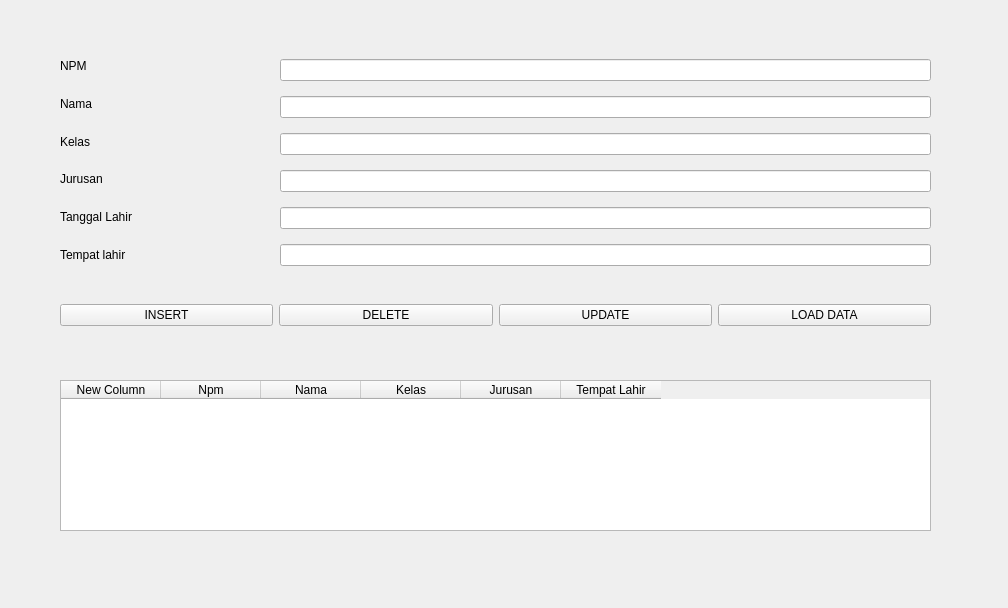
<?xml version="1.0" encoding="UTF-8"?>
<ui version="4.0">
 <class>Form</class>
 <widget class="QWidget" name="Form">
  <property name="geometry">
   <rect>
    <x>0</x>
    <y>0</y>
    <width>1008</width>
    <height>608</height>
   </rect>
  </property>
  <property name="windowTitle">
   <string>Form</string>
  </property>
  <widget class="QWidget" name="verticalLayoutWidget">
   <property name="geometry">
    <rect>
     <x>60</x>
     <y>50</y>
     <width>201</width>
     <height>221</height>
    </rect>
   </property>
   <layout class="QVBoxLayout" name="verticalLayout">
    <item>
     <widget class="QLabel" name="labelnpm">
      <property name="text">
       <string>NPM</string>
      </property>
     </widget>
    </item>
    <item>
     <widget class="QLabel" name="labelnama">
      <property name="text">
       <string>Nama</string>
      </property>
     </widget>
    </item>
    <item>
     <widget class="QLabel" name="labelkelas">
      <property name="text">
       <string>Kelas</string>
      </property>
     </widget>
    </item>
    <item>
     <widget class="QLabel" name="labeljurusan">
      <property name="text">
       <string>Jurusan</string>
      </property>
     </widget>
    </item>
    <item>
     <widget class="QLabel" name="labeltaglahir">
      <property name="text">
       <string>Tanggal Lahir</string>
      </property>
     </widget>
    </item>
    <item>
     <widget class="QLabel" name="labeltlahir">
      <property name="text">
       <string>Tempat lahir</string>
      </property>
     </widget>
    </item>
   </layout>
  </widget>
  <widget class="QWidget" name="verticalLayoutWidget_2">
   <property name="geometry">
    <rect>
     <x>280</x>
     <y>50</y>
     <width>651</width>
     <height>231</height>
    </rect>
   </property>
   <layout class="QVBoxLayout" name="verticalLayout_2">
    <item>
     <widget class="QLineEdit" name="lineEditnpm"/>
    </item>
    <item>
     <widget class="QLineEdit" name="lineEditnama"/>
    </item>
    <item>
     <widget class="QLineEdit" name="lineEditkelas"/>
    </item>
    <item>
     <widget class="QLineEdit" name="lineEdit_3"/>
    </item>
    <item>
     <widget class="QLineEdit" name="lineEdittaglahir"/>
    </item>
    <item>
     <widget class="QLineEdit" name="lineEdittlahir"/>
    </item>
   </layout>
  </widget>
  <widget class="QWidget" name="horizontalLayoutWidget">
   <property name="geometry">
    <rect>
     <x>60</x>
     <y>290</y>
     <width>871</width>
     <height>51</height>
    </rect>
   </property>
   <layout class="QHBoxLayout" name="horizontalLayout">
    <item>
     <widget class="QPushButton" name="pushButtoninsert">
      <property name="text">
       <string>INSERT</string>
      </property>
     </widget>
    </item>
    <item>
     <widget class="QPushButton" name="pushButtondelete">
      <property name="text">
       <string>DELETE</string>
      </property>
     </widget>
    </item>
    <item>
     <widget class="QPushButton" name="pushButtonupdate">
      <property name="text">
       <string>UPDATE</string>
      </property>
     </widget>
    </item>
    <item>
     <widget class="QPushButton" name="pushButtonload">
      <property name="text">
       <string>LOAD DATA</string>
      </property>
     </widget>
    </item>
   </layout>
  </widget>
  <widget class="QWidget" name="verticalLayoutWidget_3">
   <property name="geometry">
    <rect>
     <x>60</x>
     <y>380</y>
     <width>871</width>
     <height>151</height>
    </rect>
   </property>
   <layout class="QVBoxLayout" name="verticalLayout_3">
    <item>
     <widget class="QTableWidget" name="tableWidget">
      <column>
       <property name="text">
        <string>New Column</string>
       </property>
      </column>
      <column>
       <property name="text">
        <string>Npm</string>
       </property>
      </column>
      <column>
       <property name="text">
        <string>Nama</string>
       </property>
      </column>
      <column>
       <property name="text">
        <string>Kelas</string>
       </property>
      </column>
      <column>
       <property name="text">
        <string>Jurusan</string>
       </property>
      </column>
      <column>
       <property name="text">
        <string>Tempat Lahir</string>
       </property>
      </column>
     </widget>
    </item>
   </layout>
  </widget>
 </widget>
 <resources/>
 <connections/>
</ui>
